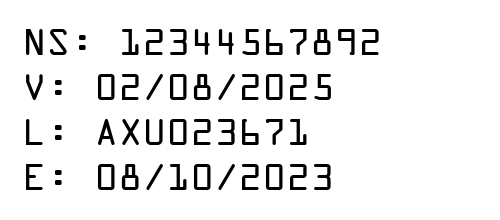
#> input picture data/img1.png, 500 x 220 px
$ python -i rectangle_detector.py   (imports and definitions only)
#> lines starting #> are read from the running program, lines starting #| are printed output that depends on the picture; after the words box and inside, x2 and y2 are one past the last pixel; in counts of white or black regions, pixels touching at a corner belong together
import cv2 as cv
import matplotlib.pyplot as plt
from PIL import Image
import numpy as np

class TextRectanglesDetector:
    def __init__(self):
        self.threshold = 100
        self.min_area = 10
        self.max_line_gap = 2
        self.min_char_width = 5
        self.max_char_width = 60
        self.min_char_height = 10
        self.max_char_height = 60
        self.min_total_width = 10
        self.max_total_width = 300
        self.min_total_height = 10
        self.max_total_height = 100
        self.margin = 2

    def detect_rectangles(self,image_path,r = 'src'):
#> called with image_path = 'data/img1.png', r = 'src'
        if isinstance(image_path, str):
            src = cv.imread(image_path)
#> src is the input picture: shape (220, 500, 3); min 0, max 255, mean 235.5
        elif isinstance(image_path, Image.Image):
            src = cv.cvtColor(np.array(image_path), cv.COLOR_RGB2BGR)
        else:
            raise ValueError("El parámetro 'image_input' debe ser una ruta de archivo o un objeto Image de Pillow.")

        # Convertir la imagen a escala de grises y aplicar desenfoque
        src_gray = cv.cvtColor(src, cv.COLOR_BGR2GRAY)
        src_gray = cv.blur(src_gray, (3, 3))
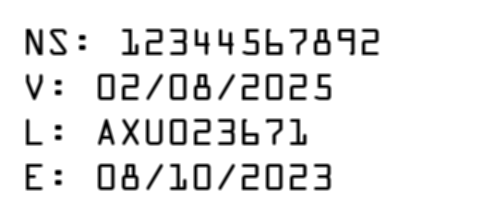
#> src_gray: shape (220, 500); min 0, max 255, mean 235.5

        # Procesar la imagen
        canny_output = cv.Canny(src_gray, self.threshold, self.threshold * 2)
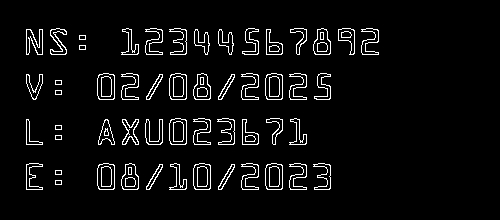
#> canny_output: shape (220, 500); 5% white in thin lines or dots, all inside (x1, y1, x2, y2) = (26, 28, 379, 190)
        contours, _ = cv.findContours(canny_output, cv.RETR_EXTERNAL, cv.CHAIN_APPROX_SIMPLE)
#> contours = 53 contours; largest, box (x1, y1, x2, y2) and area: (265, 163, 283, 190) 422, (193, 163, 211, 190) 422, (97, 163, 115, 190) 422, (169, 118, 187, 145) 422, (265, 73, 283, 100) 422

        rectangles = []

        for i, c in enumerate(contours):
            area = cv.contourArea(c)
            if area > self.min_area:
                x, y, w, h = cv.boundingRect(c)

                if self.min_char_width <= w <= self.max_char_width and self.min_char_height <= h <= self.max_char_height:
                    rectangles.append((x, y, w, h))
#> this loop made 53 passes
#> (c, area, x, y, w, h) on passes 1, 2, 14, 15, 26, 27, 39, 40: ([[55, 180], [55, 184], [61, 184], [61, 180]], 24, 55, 180, 7, 5), ([[55, 170], [55, 174], [61, 174], [61, 170]], 24, 55, 170, 7, 5), ([[55, 135], [55, 139], [61, 139], [61, 135]], 24, 55, 135, 7, 5), ([[55, 125], [55, 129], [61, 129], [61, 125]], 24, 55, 125, 7, 5), ([[55, 90], [55, 94], [61, 94], [61, 90]], 24, 55, 90, 7, 5), ([[55, 80], [55, 84], [61, 84], [61, 80]], 24, 55, 80, 7, 5), ([[79, 45], [79, 49], [85, 49], [85, 45]], 24, 79, 45, 7, 5), ([[79, 35], [79, 39], [85, 39], [85, 35]], 24, 79, 35, 7, 5)
#> (area, x, y, w, h) on passes 3 to 8: (106, 218, 164, 17, 26), (106, 146, 164, 17, 26), (183, 313, 163, 18, 27), (195.5, 289, 163, 18, 27), (422, 265, 163, 18, 27), (195.5, 241, 163, 18, 27)
#> after the loop, rectangles = 45 items, first 6: (218, 164, 17, 26), (146, 164, 17, 26), (313, 163, 18, 27), (289, 163, 18, 27), (265, 163, 18, 27), (241, 163, 18, 27)

        filtered_rectangles = []

        for rect in rectangles:
            x, y, w, h = rect
            x -= self.margin
            y -= self.margin
            w += 2 * self.margin
            h += 2 * self.margin

            if self.min_total_width <= w <= self.max_total_width and self.min_total_height <= h <= self.max_total_height:
                filtered_rectangles.append(rect)
                color = (255, 0, 0)
                cv.rectangle(src, (x, y), (x + w, y + h), color, 2)
#> this loop made 45 passes
#> (rect, x, y, w, h) on passes 1 to 12: ((218, 164, 17, 26), 216, 162, 21, 30), ((146, 164, 17, 26), 144, 162, 21, 30), ((313, 163, 18, 27), 311, 161, 22, 31), ((289, 163, 18, 27), 287, 161, 22, 31), ((265, 163, 18, 27), 263, 161, 22, 31), ((241, 163, 18, 27), 239, 161, 22, 31), ((193, 163, 18, 27), 191, 161, 22, 31), ((169, 163, 18, 27), 167, 161, 22, 31), ((121, 163, 18, 27), 119, 161, 22, 31), ((97, 163, 18, 27), 95, 161, 22, 31), ((26, 163, 17, 27), 24, 161, 21, 31), ((242, 119, 17, 26), 240, 117, 21, 30)
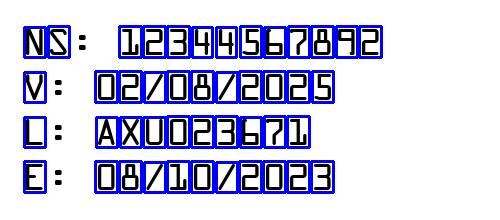
#> src: shape (220, 500, 3); 12.01% of pixels changed, all inside (x1, y1, x2, y2) = (23, 25, 383, 194)
#> after the loop, filtered_rectangles has the same summary as rectangles

        if r == 'src':
            return src
        if r == 'bbox':
            return filtered_rectangles

    def show_bbox_image(self, image_path):
        bbox = self.detect_rectangles(image_path)
        plt.imshow(cv.cvtColor(bbox, cv.COLOR_BGR2RGB))
        plt.title('Rectangles Detection')
        plt.show()

    def get_bbox_coor(self, image_path):
        x, y, w, h = None, None, None, None
        bbox = self.detect_rectangles(image_path, 'bbox')
        if bbox:
            x, y, w, h = bbox[0]
        return x, y, w, h

# # Uso de la clase TextRectanglesDetector para una sola imagen
# image_path = 'D:/gitProyects/cnn-ocr/characters/0/4sr.png'
#
# detector = TextRectanglesDetector()
# detector.show_bbox_image(image_path)
#
# print(detector.get_bbox_coor(image_path))

>>> result = TextRectanglesDetector().show_bbox_image('data/img1.png')

$ run again, on data/img2.png
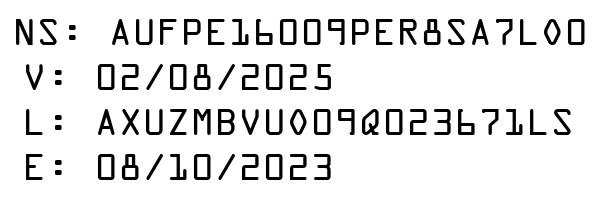
#> input picture data/img2.png, 600 x 200 px
#> in detect_rectangles, src is the input picture: shape (200, 600, 3); min 0, max 255, mean 229
#> in detect_rectangles, `canny_output = cv.Canny(src_gray, self.threshold, self.threshold * 2)`:
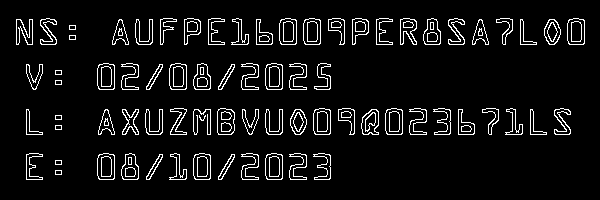
#> canny_output: shape (200, 600); 6.6% white in thin lines or dots, all inside (x1, y1, x2, y2) = (16, 18, 585, 180)
#> contours = 74 contours, 2 with area under 20; largest, box (x1, y1, x2, y2) and area: (265, 153, 283, 180) 422, (193, 153, 211, 180) 422, (97, 153, 115, 180) 422, (385, 108, 403, 135) 422, (313, 108, 331, 135) 422
#> the loop in detect_rectangles, `for i, c in enumerate(contours):` made 74 passes
#> (c, area, x, y, w, h) on passes 1, 2, 14, 16, 38, 39: ([[55, 170], [55, 174], [61, 174], [61, 170]], 24, 55, 170, 7, 5), ([[55, 160], [55, 164], [61, 164], [61, 160]], 24, 55, 160, 7, 5), ([[55, 125], [55, 129], [61, 129], [61, 125]], 24, 55, 125, 7, 5), ([[55, 115], [55, 119], [61, 119], [61, 115]], 24, 55, 115, 7, 5), ([[55, 80], [55, 84], [61, 84], [61, 80]], 24, 55, 80, 7, 5), ([[55, 70], [55, 74], [61, 74], [61, 70]], 24, 55, 70, 7, 5)
#> after the loop in detect_rectangles, `for i, c in enumerate(contours):`: rectangles = 65 items, first 6: (218, 154, 17, 26), (146, 154, 17, 26), (313, 153, 18, 27), (289, 153, 18, 27), (265, 153, 18, 27), (241, 153, 18, 27)
#> the loop in detect_rectangles, `for rect in rectangles:` made 65 passes
#> (rect, x, y, w, h) on passes 1 to 8: ((218, 154, 17, 26), 216, 152, 21, 30), ((146, 154, 17, 26), 144, 152, 21, 30), ((313, 153, 18, 27), 311, 151, 22, 31), ((289, 153, 18, 27), 287, 151, 22, 31), ((265, 153, 18, 27), 263, 151, 22, 31), ((241, 153, 18, 27), 239, 151, 22, 31), ((193, 153, 18, 27), 191, 151, 22, 31), ((169, 153, 18, 27), 167, 151, 22, 31)
#> after the loop in detect_rectangles, `for rect in rectangles:`:
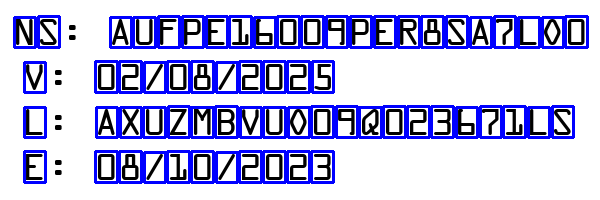
#> src: shape (200, 600, 3); 15.96% of pixels changed, all inside (x1, y1, x2, y2) = (13, 15, 589, 184)

$ run again, on data/img3.png
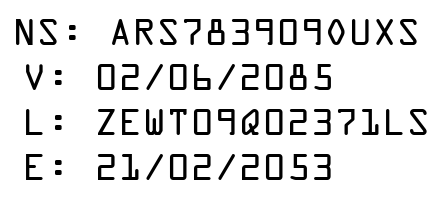
#> input picture data/img3.png, 448 x 200 px
#> in detect_rectangles, src is the input picture: shape (200, 448, 3); min 0, max 255, mean 227.3
#> in detect_rectangles, `canny_output = cv.Canny(src_gray, self.threshold, self.threshold * 2)`:
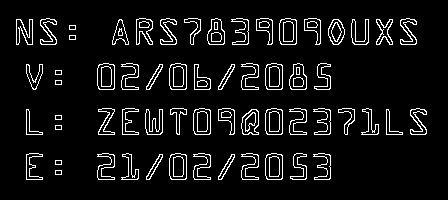
#> canny_output: shape (200, 448); 7.2% white in thin lines or dots, all inside (x1, y1, x2, y2) = (16, 18, 427, 180)
#> contours = 60 contours; largest, box (x1, y1, x2, y2) and area: (265, 153, 283, 180) 422, (169, 153, 187, 180) 422, (265, 108, 283, 135) 422, (193, 108, 211, 135) 422, (265, 63, 283, 90) 422
#> the loop in detect_rectangles, `for i, c in enumerate(contours):` made 60 passes
#> (c, area, x, y, w, h) on passes 1, 2, 14, 15, 31, 32: ([[55, 170], [55, 174], [61, 174], [61, 170]], 24, 55, 170, 7, 5), ([[55, 160], [55, 164], [61, 164], [61, 160]], 24, 55, 160, 7, 5), ([[55, 125], [55, 129], [61, 129], [61, 125]], 24, 55, 125, 7, 5), ([[55, 115], [55, 119], [61, 119], [61, 115]], 24, 55, 115, 7, 5), ([[55, 80], [55, 84], [61, 84], [61, 80]], 24, 55, 80, 7, 5), ([[55, 70], [55, 74], [61, 74], [61, 70]], 24, 55, 70, 7, 5)
#> after the loop in detect_rectangles, `for i, c in enumerate(contours):`: rectangles = 52 items, first 6: (218, 154, 17, 26), (146, 154, 17, 26), (313, 153, 18, 27), (290, 153, 17, 27), (265, 153, 18, 27), (241, 153, 18, 27)
#> the loop in detect_rectangles, `for rect in rectangles:` made 52 passes
#> (rect, x, y, w, h) on passes 1 to 8: ((218, 154, 17, 26), 216, 152, 21, 30), ((146, 154, 17, 26), 144, 152, 21, 30), ((313, 153, 18, 27), 311, 151, 22, 31), ((290, 153, 17, 27), 288, 151, 21, 31), ((265, 153, 18, 27), 263, 151, 22, 31), ((241, 153, 18, 27), 239, 151, 22, 31), ((193, 153, 18, 27), 191, 151, 22, 31), ((169, 153, 18, 27), 167, 151, 22, 31)
#> after the loop in detect_rectangles, `for rect in rectangles:`:
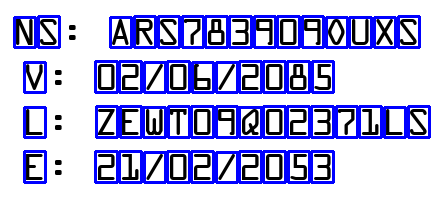
#> src: shape (200, 448, 3); 17.16% of pixels changed, all inside (x1, y1, x2, y2) = (13, 15, 431, 184)

$ run again, on data/img4.png
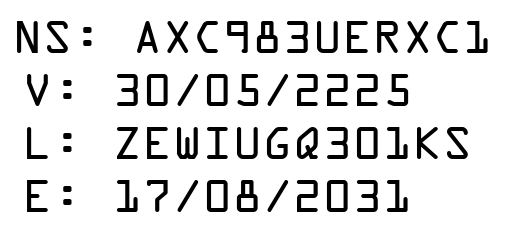
#> input picture data/img4.png, 530 x 250 px
#> in detect_rectangles, src is the input picture: shape (250, 530, 3); min 0, max 255, mean 227.4
#> in detect_rectangles, `canny_output = cv.Canny(src_gray, self.threshold, self.threshold * 2)`:
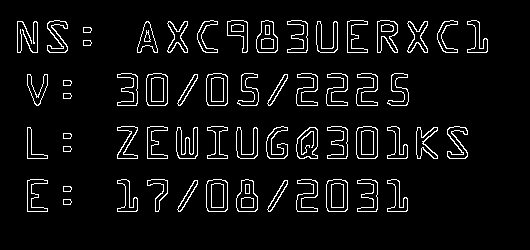
#> canny_output: shape (250, 530); 5.7% white in thin lines or dots, all inside (x1, y1, x2, y2) = (17, 20, 488, 212)
#> contours = 58 contours, 2 with area under 20; largest, box (x1, y1, x2, y2) and area: (326, 179, 348, 212) 648, (206, 179, 228, 212) 648, (356, 126, 378, 159) 648, (206, 73, 228, 106) 648, (146, 73, 168, 106) 648
#> the loop in detect_rectangles, `for i, c in enumerate(contours):` made 58 passes
#> (area, x, y, w, h) on passes 1 to 8: (37, 63, 199, 9, 6), (38, 63, 186, 9, 6), (152.5, 267, 180, 21, 32), (152.5, 177, 180, 21, 32), (260, 387, 179, 21, 33), (294.5, 357, 179, 21, 33), (648, 326, 179, 22, 33), (314.5, 296, 179, 22, 33)
#> after the loop in detect_rectangles, `for i, c in enumerate(contours):`: rectangles = 50 items, first 6: (267, 180, 21, 32), (177, 180, 21, 32), (387, 179, 21, 33), (357, 179, 21, 33), (326, 179, 22, 33), (296, 179, 22, 33)
#> the loop in detect_rectangles, `for rect in rectangles:` made 50 passes
#> (rect, x, y, w, h) on passes 1 to 8: ((267, 180, 21, 32), 265, 178, 25, 36), ((177, 180, 21, 32), 175, 178, 25, 36), ((387, 179, 21, 33), 385, 177, 25, 37), ((357, 179, 21, 33), 355, 177, 25, 37), ((326, 179, 22, 33), 324, 177, 26, 37), ((296, 179, 22, 33), 294, 177, 26, 37), ((236, 179, 22, 33), 234, 177, 26, 37), ((206, 179, 22, 33), 204, 177, 26, 37)
#> after the loop in detect_rectangles, `for rect in rectangles:`:
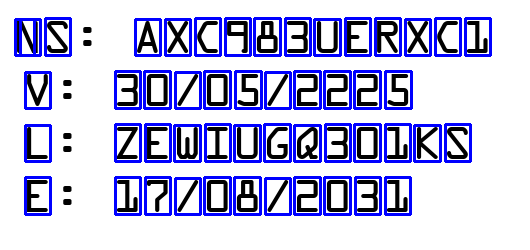
#> src: shape (250, 530, 3); 13.78% of pixels changed, all inside (x1, y1, x2, y2) = (14, 17, 492, 216)
